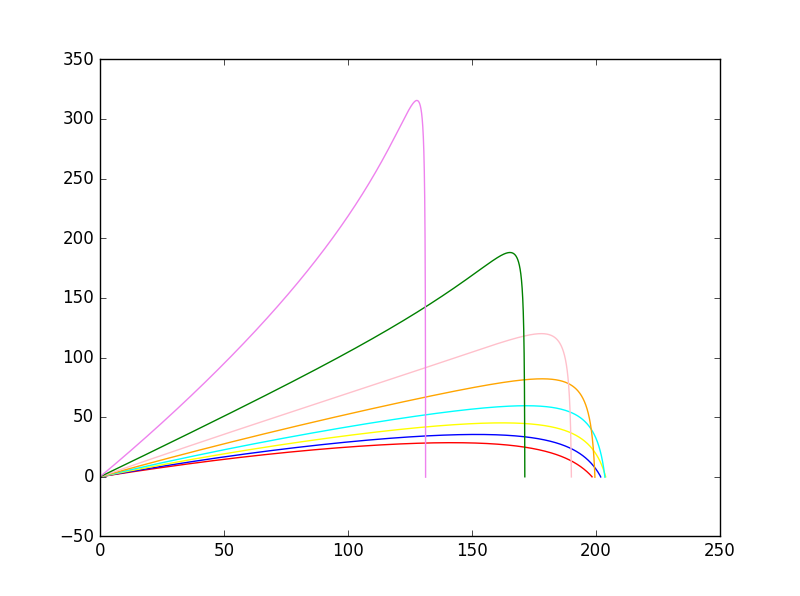

Reproduce this figure in Python.
import math
import pylab as pl
from visual import *


g=9.8
S0m=0.00041
omega=209
a=0.0039
b=0.0058
c=1
vd=35
deltav=5
class flight_state:
    def __init__(self, _x = 0, _y = 0,_z = 0, _vx = 0, _vy = 0,_vz = 0, _t = 0):
        self.x = _x
        self.y = _y
        self.z = _z
        self.vx = _vx
        self.vy = _vy
        self.vz = _vz
        self.t = _t
class baseball:
    def __init__(self, _fs = flight_state(0, 0, 0, 0, 0, 0, 0), _dt = 0.01):
        self.baseball_flight_state = []
        self.baseball_flight_state.append(_fs)
        self.dt = _dt
        print self.baseball_flight_state[-1].x, self.baseball_flight_state[-1].y,self.baseball_flight_state[-1].z,self.baseball_flight_state[-1].vx, self.baseball_flight_state[-1].vy,self.baseball_flight_state[-1].vz
    def next_state(self, current_state):
        g=9.8
        S0m=0.00041
        a=0.0039
        b=0.0058
        c=1
        vd=35
        deltav=5
        v=math.sqrt(current_state.x**2+current_state.vy**2+current_state.vz**2)
        B2m=a+b/(c+math.exp((v-vd)/deltav))
        next_x = current_state.x + current_state.vx * self.dt
        next_vx = current_state.vx-B2m*v*current_state.vx*self.dt
        next_y = current_state.y + current_state.vy * self.dt
        next_vy = current_state.vy - g * self.dt-S0m*current_state.vx*omega*self.dt
        next_z = current_state.z + current_state.vz * self.dt
        next_vz = current_state.vz-S0m*current_state.vx*omega*self.dt
        #print next_x, next_y
        return flight_state(next_x, next_y,next_z, next_vx, next_vy,next_vz, current_state.t + self.dt)
    def shoot(self):
        while not(self.baseball_flight_state[-1].y < 0):
            self.baseball_flight_state.append(self.next_state(self.baseball_flight_state[-1]))
            #print self.baseball_flight_state[-1].x, self.baseball_flight_state[-1].y,self.baseball_flight_state[-1].z, self.baseball_flight_state[-1].vx, self.baseball_flight_state[-1].vy,self.baseball_flight_state[-1].vz

        r = - self.baseball_flight_state[-2].y / self.baseball_flight_state[-1].y
        self.baseball_flight_state[-1].x = (self.baseball_flight_state[-2].x + r * self.baseball_flight_state[-1].x) / (r + 1)
    def show_trajectory(self,color):
        x = []
        y = []
        z=  []
        for fs in self.baseball_flight_state:
            x.append(fs.x)
            y.append(fs.y)
            z.append(fs.z)
        pl.plot(x,y,color,label="$vx=%dm/s$,$vy=%dm/s$,$\omega=2000$"%(self.baseball_flight_state[0].vx,self.baseball_flight_state[0].vy))
           
        
a = baseball(flight_state(0,0,0,100 * cos(pi/10),100 * sin(pi/10),0,0), _dt = 0.01)
a.shoot()
a.show_trajectory("red")
b = baseball(flight_state(0,0,0,100 * cos(pi/9),100 * sin(pi/9),0,0), _dt = 0.01)
b.shoot()
b.show_trajectory("blue")
c = baseball(flight_state(0,0,0,100 * cos(pi/8),100 * sin(pi/8),0,0), _dt = 0.01)
c.shoot()
c.show_trajectory("yellow")
d = baseball(flight_state(0,0,0,100 * cos(pi/7),100 * sin(pi/7),0,0), _dt = 0.01)
d.shoot()
d.show_trajectory("cyan")
e = baseball(flight_state(0,0,0,100 * cos(pi/6),100 * sin(pi/6),0,0), _dt = 0.01)
e.shoot()
e.show_trajectory("orange")
f = baseball(flight_state(0,0,0,100 * cos(pi/5),100 * sin(pi/5),0,0), _dt = 0.01)
f.shoot()
f.show_trajectory("pink")
g = baseball(flight_state(0,0,0,100 * cos(pi/4),100 * sin(pi/4),0,0), _dt = 0.01)
g.shoot()
g.show_trajectory("green")
h = baseball(flight_state(0,0,0,100 * cos(pi/3),100 * sin(pi/3),0,0), _dt = 0.01)
h.shoot()
h.show_trajectory("violet")
#pl.legend()
pl.show()

    
